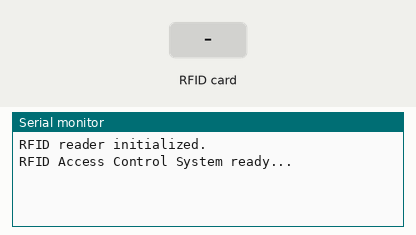
Bench run of a sketch on a simulated Arduino Uno, built with avr-gcc and run on an emulated ATmega328P. Shown: the last lines printed to the serial monitor. The inputs (shaded band) are chosen by the test bench.

Above: at 1.2 s.
1.3 s: RFID card 5E 7A 19 C4 held to the reader
At 4.8 s:
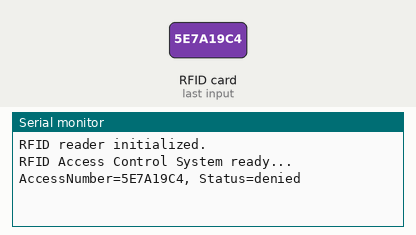
5.5 s: RFID card 1A 4A 89 9A held to the reader
At 11.5 s:
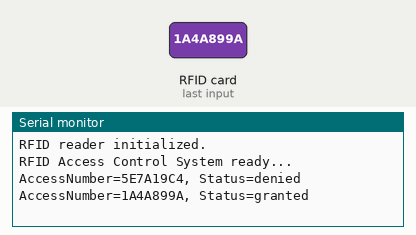

The sketch:

SampleRFIDAccessControl.ino
```cpp
/**
 * @file main.ino
 * @brief Main program for the RFID Access Control System.
 *
 * This file defines the visible program flow for the access control application.
 * The technical implementation (RFID communication, identifier comparison, LED control)
 * is fully encapsulated in the respective modules:
 * - ModulMFRC522: Handles tag detection and identifier reading
 * - AccessControl: Verifies identifiers and controls LED feedback
 * - LEDBuiltin: Generic LED library provided by the supervisor
 *
 * @details
 * The loop performs the following logical steps:
 * 1. Wait for a new RFID tag.
 * 2. Read and verify its access number.
 * 3. Provide visual feedback via the builtin LED.
 * 4. Output the result to the Serial Monitor.
 * 5. Stop communication before the next cycle.
 */

#include "AccessControl.h"

/**
 * @brief Initializes all subsystems and prepares the system for operation.
 *
 * Called once at startup.
 * - Initializes serial communication for debugging and monitoring.
 * - Initializes the builtin LED for feedback.
 * - Initializes the MFRC522 RFID reader via SPI.
 */
void setup() {
  Serial.begin(9600);
  while (!Serial); ///< Wait until serial communication is ready.

  LEDBuiltinsetup();   ///< Initialize builtin LED (ready for visual feedback)
  rfidInit();          ///< Initialize RFID reader and SPI bus

  Serial.println(F("RFID Access Control System ready..."));
}

/**
 * @brief Main program loop: performs one complete access control cycle.
 *
 * The function continuously:
 * 1. Waits for a new RFID tag.
 * 2. Reads the access number if present.
 * 3. Compares it against the allowed list.
 * 4. Grants or denies access via LED feedback.
 * 5. Prints the access result to the Serial Monitor.
 * 6. Stops communication with the tag before the next cycle.
 */
void loop() {
  LEDBuiltin(false); ///< Keep LED off while idle.

  byte accessNumber[MAX_UID_SIZE]; ///< Buffer for storing the access number bytes.
  byte size;                       ///< Variable to store the access number length.

  /**
   * @step 1 Detect a new RFID tag.
   * If no tag is detected, the function returns immediately.
   */
  if (newCardPresented(accessNumber, &size)) {

    String status;

    /**
     * @step 2 Verify whether the detected access number is authorized.
     */
    if (isAllowedAccessNumber(accessNumber, size)) {
      grantAccess();  /// Access granted LED ON for 5 s
      status = "granted";
    } else {
      denyAccess();   /// Access denied LED blinks 5 times
      status = "denied";
    }

    // Convert the access number to a readable HEX string
    String HEXStr = accessNumber2HEXString(accessNumber, size);

    // Compose the status message
    String message = "AccessNumber=" + HEXStr + ", Status=" + status;

    /**
     * @step 3 Output the result message (access number and status) to the Serial Monitor.
     */
    Serial.println(message);

    /**
     * @step 4 Properly stop communication with the current RFID tag.
     */
    rfidStop();
  }

  delay(2000); ///< Small pause before the next access attempt.
}
```

AccessControl.cpp
```cpp
/**
 * @file AccessControl.cpp
 * @brief Implements access control logic using the MFRC522 RFID reader and LED feedback.
 *
 * This module verifies access numbers against a predefined list,
 * provides visual feedback through the builtin LED,
 * and outputs access results via the serial interface.
 */

#include "AccessControl.h"

// ----------------------------------------------------
// Allowed access numbers
// ----------------------------------------------------

/**
 * @brief List of allowed access numbers (formerly UIDs).
 *
 * Each access number is stored as a byte array of length MAX_UID_SIZE.
 * The number of bytes may vary depending on the RFID tag type.
 */
const byte allowedAccessNumbers[][MAX_UID_SIZE] = {
  {0x1A, 0x4A, 0x89, 0x9A},
  {0x24, 0x77, 0x97, 0xA7}
};

/** @brief Number of allowed access numbers in the system. */
const int numAllowedAccessNumbers = 2;

// ----------------------------------------------------
// Core access control logic
// ----------------------------------------------------

/**
 * @brief Checks whether a given access number matches one of the allowed entries.
 *
 * @param[in] accessNumber Pointer to the byte array representing the access number read from the RFID tag.
 * @param[in] size         Number of bytes in the access number.
 * @return true if the access number is authorized, false otherwise.
 */
bool isAllowedAccessNumber(byte* accessNumber, byte size) {
  for (int i = 0; i < numAllowedAccessNumbers; i++) {
    bool match = true;
    for (int j = 0; j < size; j++) {
      if (accessNumber[j] != allowedAccessNumbers[i][j]) {
        match = false;
        break;
      }
    }
    if (match) return true;
  }
  return false;
}

/**
 * @brief Grants access: turns the builtin LED on for 5 seconds.
 */
void grantAccess() {
  LEDBuiltin(true);
  delay(5000);
  LEDBuiltin(false);
}

/**
 * @brief Denies access: blinks the builtin LED 5 times.
 */
void denyAccess() {
  for (int i = 0; i < 5; i++) {
    LEDBuiltin(true);
    delay(200);
    LEDBuiltin(false);
    delay(200);
  }
}


 
```

AccessControl.h
```cpp
/**
 * @file AccessControl.h
 * @brief Function-based access control module combining RFID and LED functionality.
 *
 * This module connects the RFID reader (MFRC522) with the LED feedback system
 * to implement a simple and reusable access control mechanism.
 * It reads the UID from detected tags, compares it against a list of authorized IDs,
 * and signals the access status via the builtin LED.
 *
 * The functions are designed to be modular and reusable in other projects
 * without requiring knowledge of the internal RFID or LED implementation.
 */

#ifndef ACCESS_CONTROL_H
#define ACCESS_CONTROL_H

#include <Arduino.h>
#include "LEDBuiltin.h"
#include "ModulMFRC522.h"

/**
 * @brief Checks whether a given UID is allowed to access the system.
 *
 * This function compares the UID read from the RFID tag
 * with a predefined list of allowed UIDs stored in the module.
 *
 * @param[in] uid  Pointer to the UID byte array (as read from the RFID reader).
 * @param[in] size Number of bytes in the UID.
 * @return true  if the UID matches one of the allowed entries.
 * @return false if the UID is not in the allowed list.
 */
bool isAllowedAccessNumber(byte* accessNumber, byte size);


/**
 * @brief Grants access to an authorized user.
 *
 * Turns on the builtin LED for 5 seconds to indicate successful access.
 */
void grantAccess();

/**
 * @brief Denies access to an unauthorized user.
 *
 * Blinks the builtin LED five times to indicate denied access.
 */
void denyAccess();

/**
 * @brief Handles a complete access event.
 *
 * Performs the following steps:
 * 1. Reads the current RFID tag (if present).
 * 2. Prints the UID to the Serial Monitor in hexadecimal format.
 * 3. Verifies the UID against the allowed list.
 * 4. Controls the LED feedback (granted/denied).
 * 5. Stops communication with the RFID tag.
 *
 * @note This function is intended to be called repeatedly in the main loop.
 */


#endif // ACCESS_CONTROL_H
```

LEDBuiltin.cpp
```cpp
/**
*
*  @file LEDBuiltin.cpp
*
*  @brief file of the library for using the built-in LED
*
*
*
*/


#include "LEDGeneral.h"
#include "LEDBuiltin.h"


#define LED_BUILTINLED 13 /*< Define the pin for the builtin LED */


/**
*  @brief initialize digital pin LED_BUILTIN as an output.
*
*  call the function once when you press reset or power the board
*
*  Initialization of the pin LED_BUILTIN as output
*
*  @param ---
*
*  @return 0 - success
*  @return 1 - error
*/
int LEDBuiltinsetup()
{
  // initialize digital pin LED_BUILTIN as an output.
  LEDSetup(LED_BUILTINLED);

  return 0;
}

/**
*  @brief function for switching on or off the LED
*
*
*  swichting the led on / off
*
*  @param On - true: switch on, false: switch off
*
*  @return 0 - success
*  @return 1 - error
*/
int LEDBuiltin(bool On)
{
  LED(LED_BUILTINLED, On);   // turn the LED on = true or off = false

  return 0;
}
```

LEDBuiltin.h
```cpp
/**
*
*  @file LEDBuiltin.h
*
*  @brief header file of the library for using the built-in LED
*
*/

#ifndef LEDBuiltin_h
#define LEDBuiltin_h


/**
*  @brief initialize digital pin LED_BUILTIN as an output.
*
*  call the function once when you press reset or power the board
*
*  Initialization of the pin LED_BUILTIN as output
*
*  @param ---
*
*  @return 0 - success
*  @return 1 - error
*/
extern int LEDBuiltinsetup();

/**
*  @brief function for switching on or off the LED
*
*
*  swichting the led on / off
*
*  @param On - true: switch on, false: switch off
*
*  @return 0 - success
*  @return 1 - error
*/
extern int LEDBuiltin(bool On);

#endif
```

LEDGeneral.cpp
```cpp
/**
*
*  @file LEDGeneral.cpp
*
*  @brief file of the library for using  LEDs
*
*/

#include "LEDGeneral.h"
#include <Arduino.h>


#define SET_ON  true  /*< Define flag for switching on  */
#define SET_OFF false /*< Define flag for switching off */

/**
*  @brief initialize digital pin of the LED as an output.
*
*  call the function once in the function setup when you press reset or power the board
*
*  Initialization of the pin  as output
*
*  The program doesn't check if the parameter PinNo is reasonable.
*
*  @param PinNo - Nummer des Pins
*
*  @return 0 - success
*  @return 1 - error
*/
int LEDSetup(int PinNo) {
  // initialize digital pin LED_BUILTIN as an output.
  pinMode(PinNo, OUTPUT);

  return 0;
}

/**
*  @brief function for switching on or off the LED
*
*
*  swichting the led on / off
*
*  @param PinNo - Nummer des Pins
*  @param On - true: switch on, false: switch off
*
*  @return 0 - success
*  @return 1 - error
*/
int LED(int PinNo, bool On)
{
  if (On)
  {
    digitalWrite(PinNo, HIGH);   // turn the LED on (HIGH is the voltage level)
  } else
  {
    digitalWrite(PinNo, LOW);    // turn the LED off by making the voltage LOW
  }

  return 0;
}

/**
*  @brief setting the brightness
*
*
*  setting the brightness
*
*  The program checks if the parameter setBrightness is rasonable.
*
*  @param setBrightness: 0 - aus; 255 - maximal brightness
*
*  @return 0 - success
*  @return 1 - error
*/
int LEDBrightness(int PinNo, int setBrightness)
{
  int b;

  if (setBrightness <= 0) {
    b = 0;
  } else
  if (setBrightness >= 255) {
    b = 255;
  } else
  {
    b = setBrightness;
  }

  analogWrite(PinNo, b);

  return 0;
}
```

LEDGeneral.h
```cpp
/**
*
*  @file LED.h
*
*  @brief header file for the library for using  LEDs
*
*
*
*/

#ifndef LED_h
#define LED_h


/**
*  @brief initialize digital pin of the LED as an output.
*
*  call the function once when you press reset or power the board
*
*  Initialization of the pin  as  output
*
*  The program doesn't check if the parameter PinNo is reasonable.
*
*  @param PinNo - Nummer des Pins
*
*  @return 0 - success
*  @return 1 - error
*/
extern int LEDSetup(int PinNo);

/**
*  @brief function for switching on or off the LED
*
*
*  swichting the led on / off
*
*  @param PinNo - Nummer des Pins
*  @param On - true: switch on, false: switch off
*
*  @return 0 - success
*  @return 1 - error
*/
extern int LED(int PinNo, bool On);


/**
*  @brief setting the brightness
*
*
*  setting the brightness
*
*  The program checks if the parameter setBrightness is rasonable.
*
*  @param setBrightness: 0 - aus; 255 - maximal brightness
*
*  @return 0 - success
*  @return 1 - error
*/
extern int LEDBrightness(int PinNo, int setBrightness);


#endif
```

ModulMFRC522.cpp
```cpp
/**
 * @file ModulMFRC522.cpp
 * @brief Implementation of the RFID reader module for the MFRC522.
 *
 * This module provides initialization, card detection, access number reading,
 * and proper termination of communication with RFID tags.
 * It encapsulates all hardware-related operations of the MFRC522 reader
 * to ensure reusability and clear separation of hardware functionality.
 */

#include "ModulMFRC522.h"

// ----------------------------------------------------
// Global instance
// ----------------------------------------------------

/**
 * @brief Creates the global MFRC522 instance.
 *
 * Uses the pin definitions from ModulMFRC522.h to configure
 * the Slave Select (SS) and Reset (RST) pins.
 */
MFRC522 rfid(RFID_SS_PIN, RFID_RST_PIN);

// -----------------------------------------------------
// Function implementations
// ----------------------------------------------------

/**
 * @brief Initializes the SPI interface and the MFRC522 RFID reader.
 *
 * This function must be called once during system startup.
 * It initializes the SPI communication and prepares the MFRC522 module
 * to detect and communicate with RFID transponders.
 *
 * @note Must be called before any tag detection or reading functions.
 */
void rfidInit() {
  SPI.begin();
  rfid.PCD_Init();
  Serial.println(F("RFID reader initialized."));
}

/**
 * @brief Detects a new RFID tag and reads its access number.
 *
 * This function checks whether a new RFID tag is present in the reader's range.
 * If a tag is detected and successfully read, its access number (UID bytes)
 * is copied into the provided array.
 *
 * @param[out] accessNumber Pointer to an array where the tag's access number bytes will be stored.
 * @param[out] size         Pointer to a variable that receives the number of bytes read.
 * @return true  If a new tag is detected and successfully read.
 * @return false If no tag is present or the reading failed.
 *
 * @note The number of bytes can vary depending on the tag type (commonly 4, 7, or 10 bytes).
 */
bool newCardPresented(byte *accessNumber, byte *size) {
  if (!rfid.PICC_IsNewCardPresent()) {
    return false;
  }
  if (!rfid.PICC_ReadCardSerial()) {
    return false;
  }

  // Copy UID bytes into the provided access number array
  for (byte i = 0; i < rfid.uid.size; i++) {
    accessNumber[i] = rfid.uid.uidByte[i];
  }

  *size = rfid.uid.size;
  return true;
}

/**
 * @brief Converts the access number bytes into a readable HEX string.
 *
 * This helper function transforms the raw access number bytes (UID)
 * into a formatted hexadecimal string for display or logging.
 * Leading zeros are automatically added for values below 0x10.
 *
 * @param[in]  accessNumber Pointer to the byte array containing the access number.
 * @param[in]  size         Number of bytes that make up the access number.
 * @return A String object containing the formatted access number in uppercase HEX.
 *
 * @code
 * byte accessNumber[4] = {0x12, 0xAF, 0x03, 0x9C};
 * String result = accessNumberToHEXString(accessNumber, 4);
 * // result = "12AF039C"
 * @endcode
 */
String accessNumber2HEXString(byte *accessNumber, byte size) {
  String result = "";
  for (byte i = 0; i < size; i++) {
    if (accessNumber[i] < 0x10) result += "0"; ///< Add leading zero if < 0x10
    result += String(accessNumber[i], HEX);
  }
  result.toUpperCase();
  return result;
}

/**
 * @brief Properly stops communication with the currently active RFID tag.
 *
 * This function ends communication with the tag and stops
 * any cryptographic operations on the MFRC522 module.
 * It should be called after each successful read cycle
 * to properly reset the reader for the next tag.
 */
void rfidStop() {
  rfid.PICC_HaltA();
  rfid.PCD_StopCrypto1();
}
```

ModulMFRC522.h
```cpp
/**
 * @file ModulMFRC522.h
 * @brief Interface definitions for the MFRC522 RFID module.
 *
 * This header defines all constants, includes, and function prototypes
 * required to interface with the MFRC522 RFID reader.
 * The functions allow initialization, tag detection, access number reading,
 * conversion to human-readable strings, and proper termination.
 */

#ifndef MODUL_MFRC522_H
#define MODUL_MFRC522_H

#include <SPI.h>
#include <MFRC522.h>
#include <Arduino.h>

// ----------------------------------------------------
// Configuration
// ----------------------------------------------------

/** @brief Slave Select (SS) pin for MFRC522 module. */
#define RFID_SS_PIN 10

/** @brief Reset (RST) pin for MFRC522 module. */
#define RFID_RST_PIN 9

/** @brief Maximum number of bytes an access number (UID) can have. */
#define MAX_UID_SIZE 10

// ----------------------------------------------------
// Function prototypes
// ----------------------------------------------------

/**
 * @brief Initializes the MFRC522 module and SPI communication.
 */
void rfidInit();

/**
 * @brief Detects a new RFID tag and reads its access number.
 * @param[out] accessNumber Pointer to array to store read bytes.
 * @param[out] size Pointer to variable that stores number of bytes read.
 * @return true if a new tag was detected and successfully read.
 */
bool newCardPresented(byte *accessNumber, byte *size);

/**
 * @brief Converts the access number bytes into a readable HEX string.
 * @param[in] accessNumber Pointer to byte array containing the access number.
 * @param[in] size Number of bytes that make up the access number.
 * @return String containing the access number in uppercase HEX.
 */
String accessNumber2HEXString(byte *accessNumber, byte size);

/**
 * @brief Properly stops communication with the current RFID tag.
 */
void rfidStop();

#endif
```

Measured:
- after the input at 1.3 s, the serial monitor: prints a new line after 2.8 s (image 1)
- after the input at 5.5 s, the serial monitor: prints a new line after 5.6 s (image 2)
